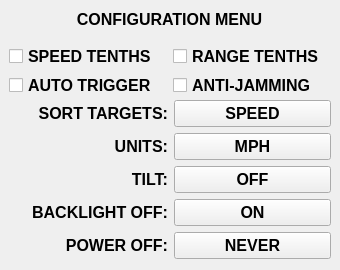
<?xml version="1.0" encoding="UTF-8"?>
<ui version="4.0">
 <class>lidarSetup</class>
 <widget class="QWidget" name="lidarSetup">
  <property name="geometry">
   <rect>
    <x>0</x>
    <y>0</y>
    <width>340</width>
    <height>270</height>
   </rect>
  </property>
  <property name="minimumSize">
   <size>
    <width>340</width>
    <height>270</height>
   </size>
  </property>
  <property name="font">
   <font>
    <pointsize>12</pointsize>
    <weight>75</weight>
    <bold>true</bold>
   </font>
  </property>
  <property name="windowTitle">
   <string>Form</string>
  </property>
  <widget class="QWidget" name="">
   <property name="geometry">
    <rect>
     <x>9</x>
     <y>9</y>
     <width>321</width>
     <height>30</height>
    </rect>
   </property>
   <layout class="QHBoxLayout" name="horizontalLayout">
    <property name="bottomMargin">
     <number>10</number>
    </property>
    <item>
     <widget class="QLabel" name="label_6">
      <property name="maximumSize">
       <size>
        <width>16777215</width>
        <height>40</height>
       </size>
      </property>
      <property name="text">
       <string>CONFIGURATION MENU</string>
      </property>
      <property name="alignment">
       <set>Qt::AlignCenter</set>
      </property>
     </widget>
    </item>
   </layout>
  </widget>
  <widget class="QWidget" name="">
   <property name="geometry">
    <rect>
     <x>9</x>
     <y>45</y>
     <width>322</width>
     <height>51</height>
    </rect>
   </property>
   <layout class="QGridLayout" name="gridLayout">
    <item row="0" column="0">
     <widget class="QCheckBox" name="cb_speedTenths">
      <property name="text">
       <string>SPEED TENTHS</string>
      </property>
     </widget>
    </item>
    <item row="0" column="1">
     <widget class="QCheckBox" name="cb_rangeTenths">
      <property name="text">
       <string>RANGE TENTHS</string>
      </property>
     </widget>
    </item>
    <item row="1" column="0">
     <widget class="QCheckBox" name="cb_autoTrigger">
      <property name="text">
       <string>AUTO TRIGGER</string>
      </property>
     </widget>
    </item>
    <item row="1" column="1">
     <widget class="QCheckBox" name="cb_antiJamming">
      <property name="text">
       <string>ANTI-JAMMING</string>
      </property>
     </widget>
    </item>
   </layout>
  </widget>
  <widget class="QWidget" name="">
   <property name="geometry">
    <rect>
     <x>10</x>
     <y>100</y>
     <width>321</width>
     <height>161</height>
    </rect>
   </property>
   <layout class="QGridLayout" name="gridLayout_3">
    <item row="0" column="0">
     <widget class="QLabel" name="label_targets">
      <property name="text">
       <string>SORT TARGETS:</string>
      </property>
      <property name="alignment">
       <set>Qt::AlignRight|Qt::AlignTrailing|Qt::AlignVCenter</set>
      </property>
     </widget>
    </item>
    <item row="0" column="1">
     <widget class="QPushButton" name="pb_targets">
      <property name="text">
       <string>SPEED</string>
      </property>
     </widget>
    </item>
    <item row="1" column="0">
     <widget class="QLabel" name="label">
      <property name="text">
       <string>UNITS:</string>
      </property>
      <property name="alignment">
       <set>Qt::AlignRight|Qt::AlignTrailing|Qt::AlignVCenter</set>
      </property>
     </widget>
    </item>
    <item row="1" column="1">
     <widget class="QPushButton" name="pb_units">
      <property name="text">
       <string>MPH</string>
      </property>
     </widget>
    </item>
    <item row="2" column="0">
     <widget class="QLabel" name="label_2">
      <property name="text">
       <string>TILT:</string>
      </property>
      <property name="alignment">
       <set>Qt::AlignRight|Qt::AlignTrailing|Qt::AlignVCenter</set>
      </property>
     </widget>
    </item>
    <item row="2" column="1">
     <widget class="QPushButton" name="pb_tilt">
      <property name="text">
       <string>OFF</string>
      </property>
     </widget>
    </item>
    <item row="3" column="0">
     <widget class="QLabel" name="label_4">
      <property name="text">
       <string>BACKLIGHT OFF:</string>
      </property>
      <property name="alignment">
       <set>Qt::AlignRight|Qt::AlignTrailing|Qt::AlignVCenter</set>
      </property>
     </widget>
    </item>
    <item row="3" column="1">
     <widget class="QPushButton" name="pb_backlight">
      <property name="text">
       <string>ON</string>
      </property>
     </widget>
    </item>
    <item row="4" column="0">
     <widget class="QLabel" name="label_5">
      <property name="text">
       <string>POWER OFF:</string>
      </property>
      <property name="alignment">
       <set>Qt::AlignRight|Qt::AlignTrailing|Qt::AlignVCenter</set>
      </property>
     </widget>
    </item>
    <item row="4" column="1">
     <widget class="QPushButton" name="pb_power">
      <property name="text">
       <string>NEVER</string>
      </property>
     </widget>
    </item>
   </layout>
  </widget>
 </widget>
 <tabstops>
  <tabstop>cb_speedTenths</tabstop>
  <tabstop>cb_rangeTenths</tabstop>
  <tabstop>pb_units</tabstop>
  <tabstop>pb_tilt</tabstop>
  <tabstop>pb_backlight</tabstop>
  <tabstop>pb_power</tabstop>
 </tabstops>
 <resources/>
 <connections/>
</ui>
